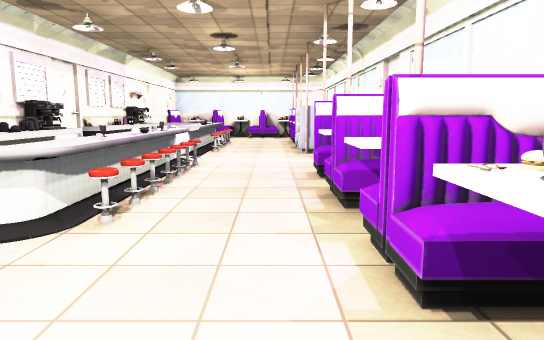
[1] (above)

17 first-person views from a walk through a scene from a Unity 3-D project. The camera is 1.4 m above the floor, tilts 8° down and sees 70° across. The floor is counted in squares, 1 m on a side. Each view is taken from the middle of a square. On the plan, view 1 faces up. The plan holds only what a view shows up to about 16 squares ahead; the rest is blank. The place goes on beyond the plan. Some surface patterns are stand-ins.

[2]
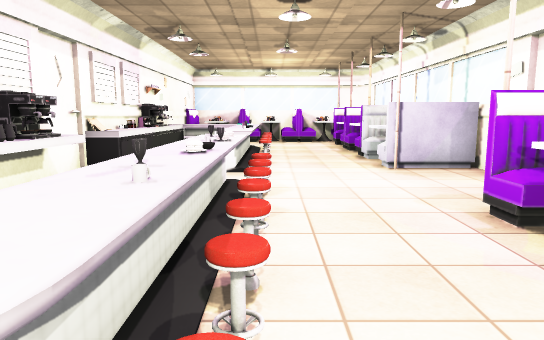

[3]
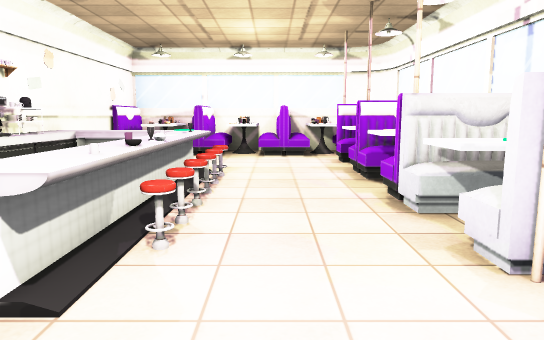

[4]
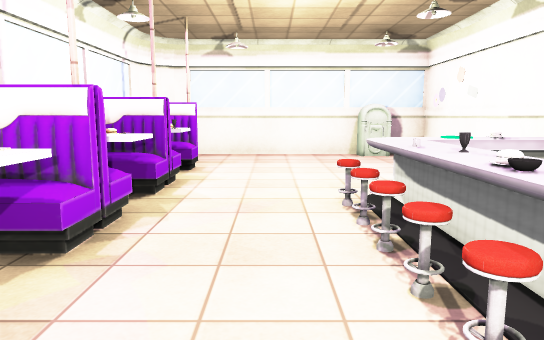

[5]
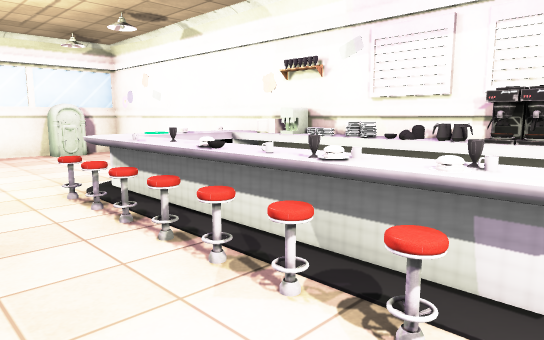

[6]
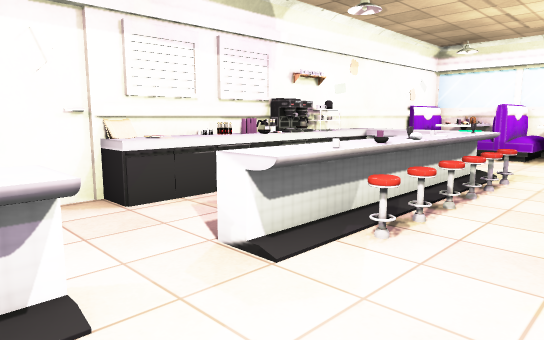

[7]
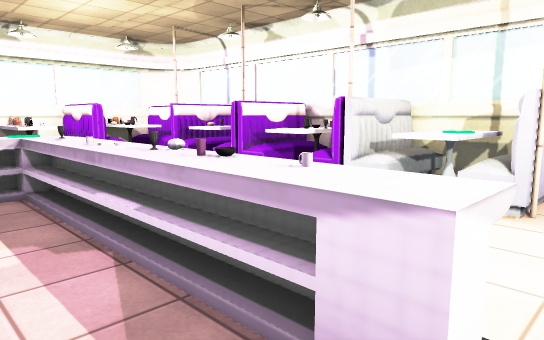

[8]
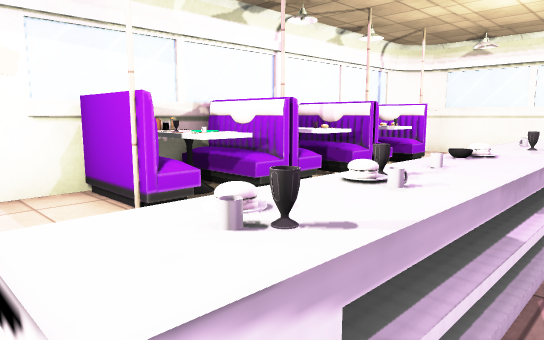

[9]
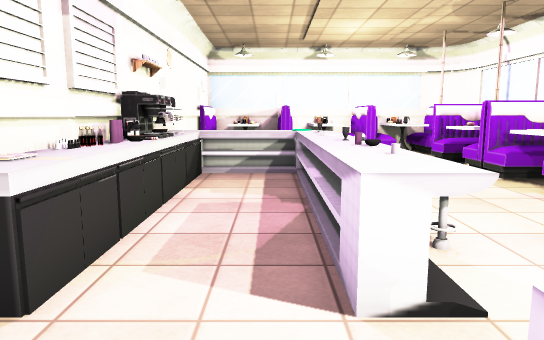

[10]
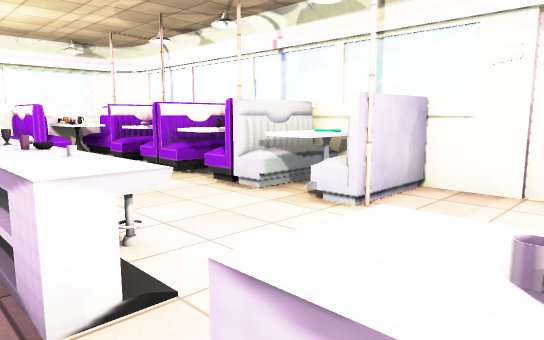

[11]
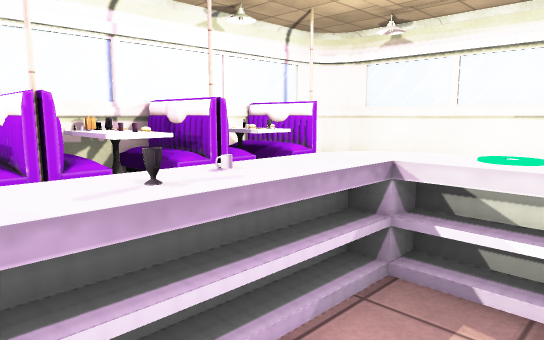

[12]
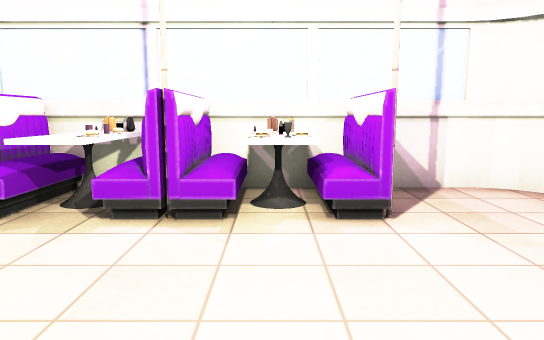

[13]
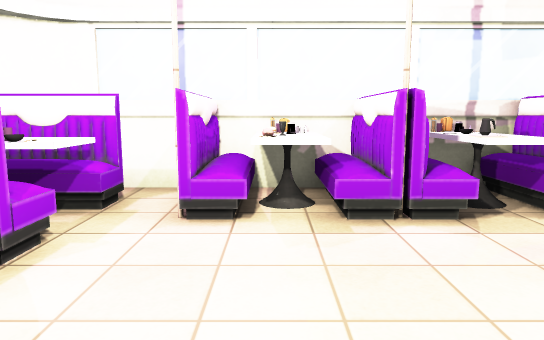

[14]
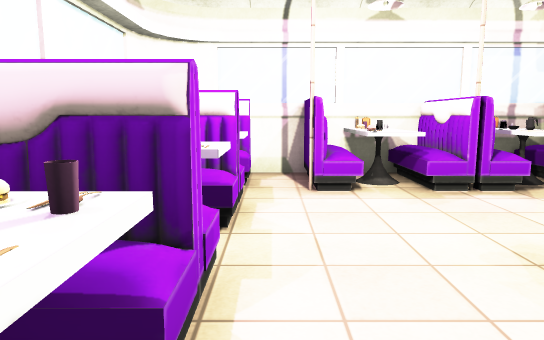

[15]
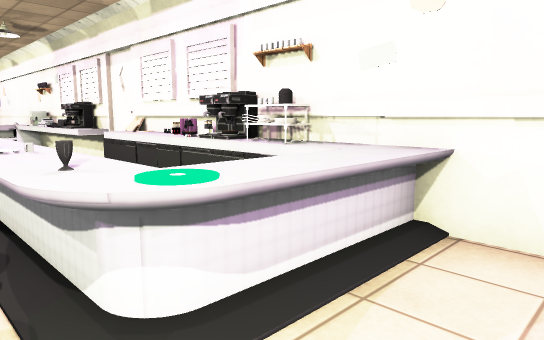

[16]
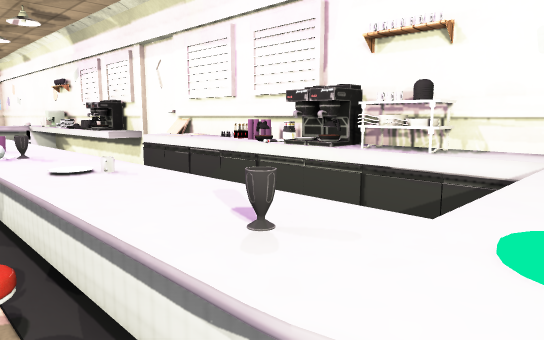

[17]
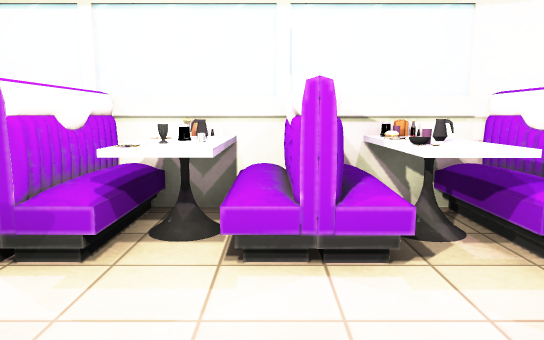

### Floor plan
Key: @ floor where view 1 was taken; # wall or solid block; x gap in a wall; . floor; = window, fence, low wall or low ledge; ^ raised ledge; O other object.
Columns run from 7 left of view 1 to 4 right of it. Each row starts with its distance up from view 1.
 27  ######^O#
 26  ^^^^^^^^#
 25 ##^^^^^^^#.#
 24 #..........#
 23 # ......^###
 22 #.......^^ #
 21 #^^^O...^^^#
 20 #^..^=..####
 19 #O..^x..^^O#
 18 #O..^x..^^^#
 17 #O..^x..OOO#
 16 #O..^x..OOO#
 15 #O..^=..OOO#
 14 #O..^...OOO#
 13 #..........#
 12 #^..^......#
 11 #O..O=.....#
 10 #O  Ox.....#
  9 #^  ^x..^###
  8 #^. Ox..OOO#
  7 ##  ^x..^^^#
  6 #O..^x..^^##
  5 #^^^^=..^^O#
  4 #^^O^...^^^#
  3 #  .....^^^#
  2 #  .....^^O#
  1 #  .....^^##
  0 # .....@...#
 -1 # .........#
 -2 #.OO......##
 -3 ##O########

Where each view was taken, in squares from view 1:
view 1: 0 up, 0 right, facing up
view 2: 4 up, 2 left, facing up
view 3: 11 up, 1 left, facing up
view 4: 11 up, 1 left, facing down
view 5: 12 up, 0 right, facing down-left
view 6: 11 up, 0 right, facing up-left
view 7: 13 up, 5 left, facing up-right
view 8: 12 up, 4 left, facing down-right
view 9: 11 up, 4 left, facing up
view 10: 11 up, 4 left, facing up-right
view 11: 8 up, 5 left, facing down-right
view 12: 2 up, 4 left, facing right
view 13: 22 up, 4 left, facing right
view 14: 24 up, 6 left, facing right
view 15: 23 up, 2 left, facing down-left
view 16: 21 up, 2 left, facing down-left
view 17: 21 up, 1 left, facing up
